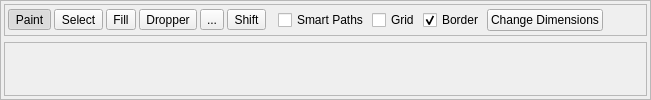
              <widget class="QFrame" name="frame_9">
               <property name="sizePolicy">
                <sizepolicy hsizetype="Preferred" vsizetype="Preferred">
                 <horstretch>1</horstretch>
                 <verstretch>0</verstretch>
                </sizepolicy>
               </property>
               <property name="frameShape">
                <enum>QFrame::StyledPanel</enum>
               </property>
               <property name="frameShadow">
                <enum>QFrame::Raised</enum>
               </property>
               <property name="lineWidth">
                <number>1</number>
               </property>
               <layout class="QGridLayout" name="gridLayout_4">
                <property name="leftMargin">
                 <number>3</number>
                </property>
                <property name="topMargin">
                 <number>3</number>
                </property>
                <property name="rightMargin">
                 <number>3</number>
                </property>
                <property name="bottomMargin">
                 <number>3</number>
                </property>
                <property name="spacing">
                 <number>6</number>
                </property>
                <item row="1" column="0">
                 <widget class="QFrame" name="frame_7">
                  <property name="frameShape">
                   <enum>QFrame::StyledPanel</enum>
                  </property>
                  <property name="frameShadow">
                   <enum>QFrame::Raised</enum>
                  </property>
                  <layout class="QGridLayout" name="gridLayout_2">
                   <property name="leftMargin">
                    <number>0</number>
                   </property>
                   <property name="topMargin">
                    <number>0</number>
                   </property>
                   <property name="rightMargin">
                    <number>0</number>
                   </property>
                   <property name="bottomMargin">
                    <number>0</number>
                   </property>
                   <item row="0" column="0">
                    <widget class="MapView" name="graphicsView_Map" native="true">
                     <property name="sizePolicy">
                      <sizepolicy hsizetype="Expanding" vsizetype="Expanding">
                       <horstretch>0</horstretch>
                       <verstretch>0</verstretch>
                      </sizepolicy>
                     </property>
                     <property name="mouseTracking">
                      <bool>false</bool>
                     </property>
                     <property name="autoFillBackground">
                      <bool>false</bool>
                     </property>
                    </widget>
                   </item>
                  </layout>
                 </widget>
                </item>
                <item row="0" column="0">
                 <widget class="QFrame" name="frame_mapTools">
                  <property name="sizePolicy">
                   <sizepolicy hsizetype="Expanding" vsizetype="Fixed">
                    <horstretch>0</horstretch>
                    <verstretch>0</verstretch>
                   </sizepolicy>
                  </property>
                  <property name="minimumSize">
                   <size>
                    <width>0</width>
                    <height>32</height>
                   </size>
                  </property>
                  <property name="frameShape">
                   <enum>QFrame::StyledPanel</enum>
                  </property>
                  <property name="frameShadow">
                   <enum>QFrame::Raised</enum>
                  </property>
                  <layout class="QHBoxLayout" name="horizontalLayout_2">
                   <property name="spacing">
                    <number>3</number>
                   </property>
                   <property name="leftMargin">
                    <number>3</number>
                   </property>
                   <property name="topMargin">
                    <number>3</number>
                   </property>
                   <property name="rightMargin">
                    <number>3</number>
                   </property>
                   <property name="bottomMargin">
                    <number>3</number>
                   </property>
                   <item>
                    <widget class="QFrame" name="frame_toolButtons">
                     <property name="frameShape">
                      <enum>QFrame::NoFrame</enum>
                     </property>
                     <property name="frameShadow">
                      <enum>QFrame::Raised</enum>
                     </property>
                     <layout class="QHBoxLayout" name="horizontalLayout_17">
                      <property name="spacing">
                       <number>3</number>
                      </property>
                      <property name="leftMargin">
                       <number>0</number>
                      </property>
                      <property name="topMargin">
                       <number>0</number>
                      </property>
                      <property name="rightMargin">
                       <number>9</number>
                      </property>
                      <property name="bottomMargin">
                       <number>0</number>
                      </property>
                      <item>
                       <widget class="QToolButton" name="toolButton_Paint">
                        <property name="enabled">
                         <bool>true</bool>
                        </property>
                        <property name="toolTip">
                         <string>&lt;html&gt;&lt;head/&gt;&lt;body&gt;&lt;p&gt;Pencil&lt;/p&gt;&lt;p&gt;&lt;span style=&quot; font-weight:600;&quot;&gt;Click&lt;/span&gt; and drag to draw on the map.&lt;/p&gt;&lt;p&gt;&lt;span style=&quot; font-weight:600;&quot;&gt;Right-click&lt;/span&gt; and drag to select tiles.&lt;/p&gt;&lt;/body&gt;&lt;/html&gt;</string>
                        </property>
                        <property name="text">
                         <string>Paint</string>
                        </property>
                        <property name="icon">
                         <iconset resource="../resources/images.qrc">
                          <normaloff>:/icons/pencil.ico</normaloff>:/icons/pencil.ico</iconset>
                        </property>
                        <property name="checkable">
                         <bool>true</bool>
                        </property>
                        <property name="checked">
                         <bool>true</bool>
                        </property>
                        <property name="autoRaise">
                         <bool>false</bool>
                        </property>
                       </widget>
                      </item>
                      <item>
                       <widget class="QToolButton" name="toolButton_Select">
                        <property name="enabled">
                         <bool>true</bool>
                        </property>
                        <property name="toolTip">
                         <string>&lt;html&gt;&lt;head/&gt;&lt;body&gt;&lt;p&gt;Pointer&lt;/p&gt;&lt;p&gt;Does nothing&lt;/p&gt;&lt;/body&gt;&lt;/html&gt;</string>
                        </property>
                        <property name="text">
                         <string>Select</string>
                        </property>
                        <property name="icon">
                         <iconset resource="../resources/images.qrc">
                          <normaloff>:/icons/cursor.ico</normaloff>:/icons/cursor.ico</iconset>
                        </property>
                        <property name="checkable">
                         <bool>true</bool>
                        </property>
                       </widget>
                      </item>
                      <item>
                       <widget class="QToolButton" name="toolButton_Fill">
                        <property name="toolTip">
                         <string>&lt;html&gt;&lt;head/&gt;&lt;body&gt;&lt;p&gt;Bucket Fill&lt;/p&gt;&lt;p&gt;Fills all similar tiles in a region with the selected metatiles or collision attributes&lt;/p&gt;&lt;/body&gt;&lt;/html&gt;</string>
                        </property>
                        <property name="text">
                         <string>Fill</string>
                        </property>
                        <property name="icon">
                         <iconset resource="../resources/images.qrc">
                          <normaloff>:/icons/fill_color.ico</normaloff>:/icons/fill_color.ico</iconset>
                        </property>
                        <property name="checkable">
                         <bool>true</bool>
                        </property>
                       </widget>
                      </item>
                      <item>
                       <widget class="QToolButton" name="toolButton_Dropper">
                        <property name="toolTip">
                         <string>&lt;html&gt;&lt;head/&gt;&lt;body&gt;&lt;p&gt;Eyedropper&lt;/p&gt;&lt;p&gt;&lt;span style=&quot; font-weight:600;&quot;&gt;Click&lt;/span&gt; to select a metatile or collision attribute.&lt;/p&gt;&lt;/body&gt;&lt;/html&gt;</string>
                        </property>
                        <property name="text">
                         <string>Dropper</string>
                        </property>
                        <property name="icon">
                         <iconset resource="../resources/images.qrc">
                          <normaloff>:/icons/pipette.ico</normaloff>:/icons/pipette.ico</iconset>
                        </property>
                        <property name="checkable">
                         <bool>true</bool>
                        </property>
                       </widget>
                      </item>
                      <item>
                       <widget class="QToolButton" name="toolButton_Move">
                        <property name="toolTip">
                         <string>&lt;html&gt;&lt;head/&gt;&lt;body&gt;&lt;p&gt;Move&lt;/p&gt;&lt;p&gt;Click to drag map around.&lt;/p&gt;&lt;/body&gt;&lt;/html&gt;</string>
                        </property>
                        <property name="text">
                         <string>...</string>
                        </property>
                        <property name="icon">
                         <iconset resource="../resources/images.qrc">
                          <normaloff>:/icons/move.ico</normaloff>:/icons/move.ico</iconset>
                        </property>
                        <property name="checkable">
                         <bool>true</bool>
                        </property>
                       </widget>
                      </item>
                      <item>
                       <widget class="QToolButton" name="toolButton_Shift">
                        <property name="toolTip">
                         <string>&lt;html&gt;&lt;head/&gt;&lt;body&gt;&lt;p&gt;Map Shift&lt;/p&gt;&lt;p&gt;&lt;span style=&quot; font-weight:600;&quot;&gt;Click and drag&lt;/span&gt; on the map to shift the positions of all metatiles (Map tab) or events (Events tab) at once. This is useful after resizing a map.&lt;/p&gt;&lt;/body&gt;&lt;/html&gt;</string>
                        </property>
                        <property name="text">
                         <string>Shift</string>
                        </property>
                        <property name="icon">
                         <iconset resource="../resources/images.qrc">
                          <normaloff>:/icons/shift.ico</normaloff>:/icons/shift.ico</iconset>
                        </property>
                        <property name="checkable">
                         <bool>true</bool>
                        </property>
                       </widget>
                      </item>
                     </layout>
                    </widget>
                   </item>
                   <item>
                    <widget class="QCheckBox" name="checkBox_smartPaths">
                     <property name="toolTip">
                      <string>&lt;html&gt;&lt;head/&gt;&lt;body&gt;&lt;p&gt;Smart-path mode allows easier drawing of paths. If a 3x3 metatile block is selcted in the right panel, then smart path mode will automatically form a pathway using those selected blocks.&lt;/p&gt;&lt;p&gt;When smart-path mode is &lt;span style=&quot; font-weight:600;&quot;&gt;not&lt;/span&gt; enabled, clicking and dragging a selection will tile it in a grid.&lt;/p&gt;&lt;p&gt;Hold down the &lt;span style=&quot; font-weight:600;&quot;&gt;shift&lt;/span&gt; key while editing to quickly enable smart-path mode.&lt;/p&gt;&lt;/body&gt;&lt;/html&gt;</string>
                     </property>
                     <property name="text">
                      <string>Smart Paths</string>
                     </property>
                    </widget>
                   </item>
                   <item>
                    <widget class="QCheckBox" name="checkBox_ToggleGrid">
                     <property name="toolTip">
                      <string>&lt;html&gt;&lt;head/&gt;&lt;body&gt;&lt;p&gt;Toggles a grid over the map's metatile boundaries.&lt;/p&gt;&lt;p&gt;&lt;span style=&quot; font-weight:600;&quot;&gt;Ctrl + G&lt;/span&gt;&lt;/p&gt;&lt;/body&gt;&lt;/html&gt;</string>
                     </property>
                     <property name="styleSheet">
                      <string notr="true"/>
                     </property>
                     <property name="text">
                      <string>Grid</string>
                     </property>
                    </widget>
                   </item>
                   <item>
                    <widget class="QCheckBox" name="checkBox_ToggleBorder">
                     <property name="text">
                      <string>Border</string>
                     </property>
                     <property name="checked">
                      <bool>true</bool>
                     </property>
                    </widget>
                   </item>
                   <item>
                    <widget class="QPushButton" name="pushButton_ChangeDimensions">
                     <property name="toolTip">
                      <string>&lt;html&gt;&lt;head/&gt;&lt;body&gt;&lt;p&gt;Change a map layout's width and height.&lt;/p&gt;&lt;/body&gt;&lt;/html&gt;</string>
                     </property>
                     <property name="text">
                      <string>Change Dimensions</string>
                     </property>
                    </widget>
                   </item>
                   <item>
                    <spacer name="horizontalSpacer1">
                     <property name="orientation">
                      <enum>Qt::Horizontal</enum>
                     </property>
                     <property name="sizeHint" stdset="0">
                      <size>
                       <width>40</width>
                       <height>20</height>
                      </size>
                     </property>
                    </spacer>
                   </item>
                  </layout>
                 </widget>
                </item>
               </layout>
              </widget>
